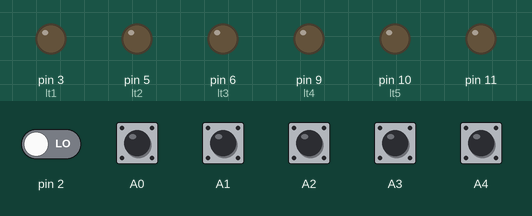
Simulated run of this sketch. Board: Arduino Uno, built with avr-gcc and run on an emulated ATmega328P. Shown: output pins drawn as LEDs (lit = HIGH). The inputs (shaded band) are chosen by the test bench; at power-on: A0–4 HIGH, pin 2 LOW. What the sketch prints to the serial monitor is not drawn.

Above: at 3.9 s.
4.0 s: A0 pulled LOW for 0.15 s
At 4.46 s:
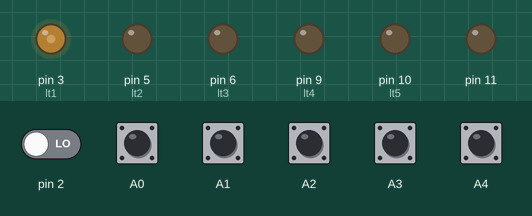
7.0 s: pin 2 driven HIGH
At 7.19 s:
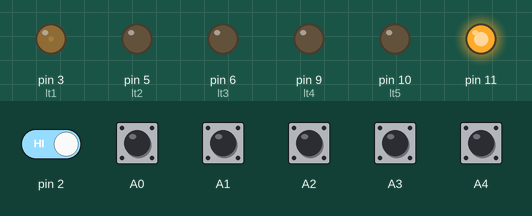
10.0 s: A1 pulled LOW for 0.15 s
At 10.23 s:
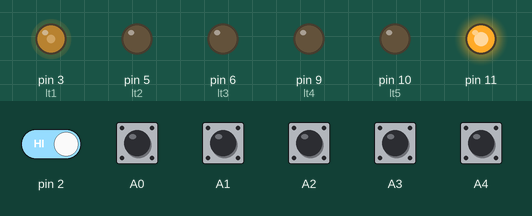
13.0 s: A2 pulled LOW for 0.15 s
At 13.26 s:
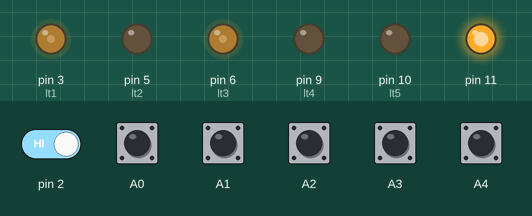
16.0 s: A3 pulled LOW for 0.15 s
At 16.63 s:
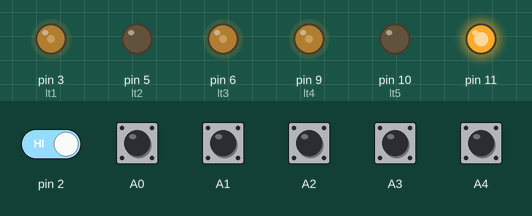
19.0 s: A4 pulled LOW for 1 s
At 19.36 s:
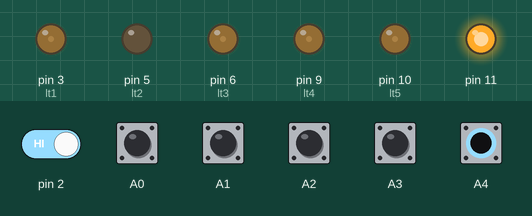
Timing chart, 0 to 23.0 s (numbered marks = the images above; inputs shaded):
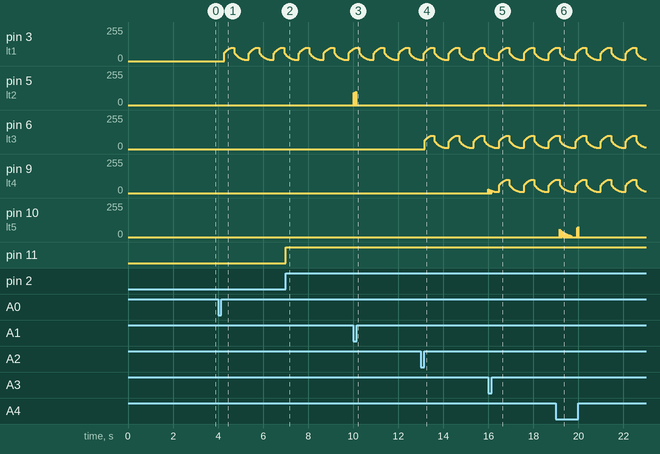

The sketch:

OfficeLight_A.ino
```cpp
#include <CapacitiveSensor.h>
CapacitiveSensor cs_7_A0 = CapacitiveSensor(7, A0);
CapacitiveSensor cs_7_A1 = CapacitiveSensor(7, A1);
CapacitiveSensor cs_7_A2 = CapacitiveSensor(7, A2);
CapacitiveSensor cs_7_A3 = CapacitiveSensor(7, A3);
CapacitiveSensor cs_7_A4 = CapacitiveSensor(7, A4);
const int mainSensor = A5;
const int lt1 = 3, lt2 = 5, lt3 = 6, lt4 = 9, lt5 = 10;
int st1 = 0, st2 = 0, st3 = 0, st4 = 0, st5 = 0, st6 = 0;//st6是主燈
int sto = 0, stc = 0;
float curState = 0, brightness = 120;
unsigned long preTime = 0, postTime = 0;
int checktime = 200, sence = 1;
unsigned int trigger;
void setup() {
    Serial.begin(9600);
    pinMode(A1, INPUT); pinMode(A2, INPUT);pinMode(A3, INPUT);pinMode(A4, INPUT);pinMode(A5, INPUT);pinMode(mainSensor, INPUT);
    pinMode(11, OUTPUT);pinMode(lt1, OUTPUT);pinMode(lt2, OUTPUT);pinMode(lt3, OUTPUT);pinMode(lt4, OUTPUT);pinMode(lt5, OUTPUT);
    long cs = 0;
    for(int x = 0; x < 50; x++){
    cs += cs_7_A0.capacitiveSensor(30);
    cs += cs_7_A1.capacitiveSensor(30);
    cs += cs_7_A2.capacitiveSensor(30);
    cs += cs_7_A3.capacitiveSensor(30);
    cs += cs_7_A4.capacitiveSensor(30);
    Serial.println("/");
    }
    trigger = cs/250+300;
    Serial.print("trigger: ");
    Serial.println(trigger);
    delay(2000);
}

void loop() {
  // 更新sensor:
  switch(sence){
  case 1:
      st1 = (st1 ^ CSread(cs_7_A0)); sence = 2;/*Serial.println("1")*/; break;
  case 2:
      st2 = (st2 ^ CSread(cs_7_A1)); sence = 3; /*Serial.println("2")*/; break;
  case 3:
      st3 = (st3 ^ CSread(cs_7_A2)); sence = 4; /*Serial.println("3")*/; break;
  case 4:
      st4 = (st4 ^ CSread(cs_7_A3)); sence = 5; /*Serial.println("4")*/; break;
  case 5:
      st5 = (st5 ^ CSread(cs_7_A4)); sence = 1; /*Serial.println("5")*/; break;
  }
  if(st1|| st2 || st3 || st4 || st5 ){
        curState += (brightness - curState) * 0.015;
        if(curState >= 100) brightness = 0;
        if(curState <= 10)  brightness = 120;
  }
  if(digitalRead(2))digitalWrite(11, 1);else digitalWrite(11, 0);
  analogWrite(lt1, curState * st1);
  analogWrite(lt2, curState * st2);
  analogWrite(lt3, curState * st3);
  analogWrite(lt4, curState * st4);
  analogWrite(lt5, curState * st5);
}
bool CSread(CapacitiveSensor &capaSence) {
  long cs = capaSence.capacitiveSensor(30); //a: Sensor resolution is set to 80
  Serial.println(cs);
  if (cs>= trigger) //c: This value is the threshold, a High value means it takes longer to trigger
  {
      capaSence.reset_CS_AutoCal(); //Stops readings
      return(1);
  }
  return(0);
}
```

Measured:
- after the input at 7.0 s, pin 11: LOW → HIGH at once
- after the input at 10.0 s, pin 5 (lt2): ramps from 0/255 to 99/255 and jumps back, once every 0.05 s
